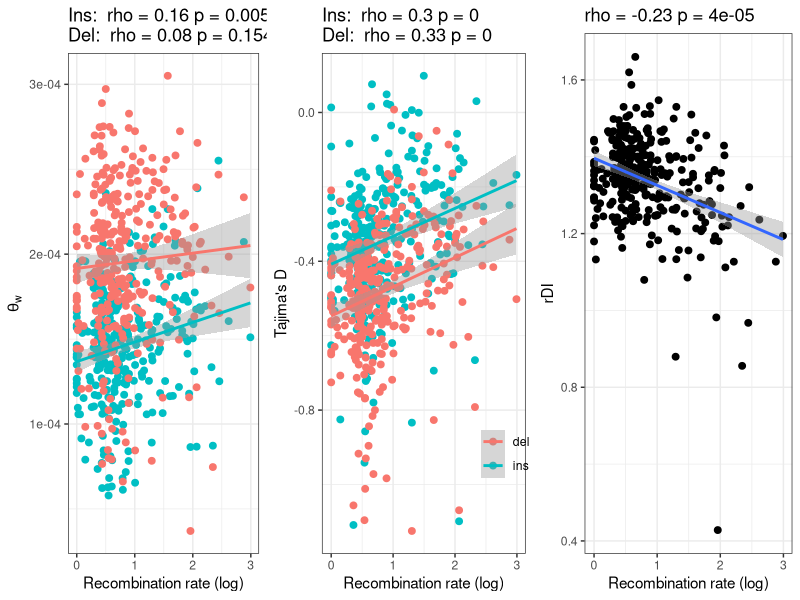

This figure's R source:
library(ggplot2)
library(gridExtra)
library(reshape2)

window_data = read.delim('filtered_2Mb_windows.txt')

theta_ins_test = cor.test(window_data$theta_ins, window_data$rec_rate, method='spearman', exact=NULL)
tajd_ins_test = cor.test(window_data$tajd_ins, window_data$rec_rate, method='spearman', exact=NULL)
pi_ins_test = cor.test(window_data$pi_ins, window_data$rec_rate, method='spearman', exact=NULL)

theta_del_test = cor.test(window_data$theta_del, window_data$rec_rate, method='spearman', exact=NULL)
tajd_del_test = cor.test(window_data$tajd_del, window_data$rec_rate, method='spearman', exact=NULL)
pi_del_test = cor.test(window_data$pi_del, window_data$rec_rate, method='spearman', exact=NULL)

# theta plot
theta_data = subset(window_data, select=c(window, rec_rate, theta_ins, theta_del))
colnames(theta_data) = c('window', 'rec_rate', 'ins', 'del')
theta_data = melt(theta_data, id=c('window', 'rec_rate'))
theta_data$variable = factor(theta_data$variable, levels=c('del', 'ins'))

theta_plot = ggplot(theta_data, aes(x=log(rec_rate + 1), y=value, colour=variable)) +
      geom_point(stat='identity', size = 2) +
      geom_smooth(method='lm') +
      theme_bw() +
      xlab('Recombination rate (log)')  + ylab(expression(theta[w])) +
      ggtitle(paste('Ins: ', expression(rho), '=', round(theta_ins_test$estimate, digits=2),
      'p =', round(theta_ins_test$p.value, digits=5),
      '\nDel: ', expression(rho), '=', round(theta_del_test$estimate, digits=2),
      'p =', round(theta_del_test$p.value, digits=5))) +
      theme(legend.position = 'none')

# pi plot
pi_data = subset(window_data, select=c(window, rec_rate, pi_ins, pi_del))
colnames(pi_data) = c('window', 'rec_rate', 'ins', 'del')
pi_data = melt(pi_data, id=c('window', 'rec_rate'))
pi_data$variable = factor(pi_data$variable, levels=c('del', 'ins'))

pi_plot = ggplot(pi_data, aes(x=log(rec_rate + 1), y=value, colour=variable)) +
      geom_point(stat='identity', size = 2) +
      geom_smooth(method='lm') +
      theme_bw() +
      xlab('Recombination rate (log)')  + ylab(expression(pi)) +
      ggtitle(paste('Ins: ', expression(rho), '=', round(pi_ins_test$estimate, digits=2),
      'p =', round(pi_ins_test$p.value, digits=5),
      '\nDel: ', expression(rho), '=', round(pi_del_test$estimate, digits=2),
      'p =', round(pi_del_test$p.value, digits=5))) +
      theme(legend.position = 'none')


# rdi plot
rdi_data = subset(window_data, select=c(window, rec_rate, theta_ins, theta_del))
# rdi_data = subset(window_data, select=c(window, rec_rate, pi_ins, pi_del))
colnames(rdi_data) = c('window', 'rec_rate', 'ins', 'del')
rdi_data$rdi = rdi_data$del / rdi_data$ins
rdi_test = cor.test(rdi_data$rdi, rdi_data$rec_rate, method='spearman', exact=NULL)

rdi_plot = ggplot(rdi_data, aes(x=log(rec_rate + 1), y=rdi)) +
      geom_point(stat='identity', size = 2) +
      geom_smooth(method='lm') +
      theme_bw() +
      xlab('Recombination rate (log)')  + ylab('rDI') +
      ggtitle(paste(expression(rho), '=', round(rdi_test$estimate, digits=2),
      'p =', round(rdi_test$p.value, digits=5)))


# tajd plot
tajd_data = subset(window_data, select=c(window, rec_rate, tajd_ins, tajd_del))
colnames(tajd_data) = c('window', 'rec_rate', 'ins', 'del')
tajd_data = melt(tajd_data, id=c('window', 'rec_rate'))
tajd_data$variable = factor(tajd_data$variable, levels=c('del', 'ins'))

tajd_plot = ggplot(tajd_data, aes(x=log(rec_rate + 1), y=value, colour=variable)) +
      geom_point(stat='identity', size = 2) +
      geom_smooth(method='lm') +
      theme_bw() +
      xlab('Recombination rate (log)')  + ylab("Tajima's D") +
      ggtitle(paste('Ins: ', expression(rho), '=', round(tajd_ins_test$estimate, digits=2),
      'p =', round(tajd_ins_test$p.value, digits=5),
      '\nDel: ', expression(rho), '=', round(tajd_del_test$estimate, digits=2),
      'p =', round(tajd_del_test$p.value, digits=5))) +
      theme(legend.position=c(0.9, 0.2), legend.title=element_blank(), legend.background=element_blank())

png(file='window_summary.png', width=9, height=3, units='in', res=360)

grid.arrange(theta_plot, tajd_plot, rdi_plot, nrow=1)

dev.off()
